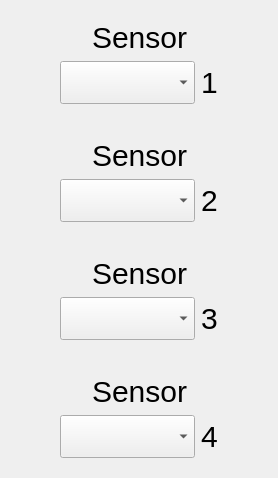
                   <widget class="QWidget" name="widget_stylesheet_left_sensors_page1" native="true">
                    <property name="styleSheet">
                     <string notr="true">QWidget#widget_sensor1 {
	border-image: url(display_widget.png);
    background-repeat: no-repeat;
    background-position: center;
    background-size: cover;
}

QWidget#widget_sensor2 {
	border-image: url(display_widget.png);
    background-repeat: no-repeat;
    background-position: center;
    background-size: cover;
}

QWidget#widget_sensor3 {
    border-image: url(display_widget.png);
    background-repeat: no-repeat;
    background-position: center;
    background-size: cover;
}

QWidget#widget_sensor4 {
    border-image: url(display_widget.png);
    background-repeat: no-repeat;
    background-position: center;
    background-size: cover;
}

QWidget{
font-size: 30px; font-family: Arial;
}
</string>
                    </property>
                    <layout class="QGridLayout" name="gridLayout_16">
                     <item row="4" column="0">
                      <widget class="QWidget" name="widget_p1_sensor_3" native="true">
                       <property name="sizePolicy">
                        <sizepolicy hsizetype="Preferred" vsizetype="Expanding">
                         <horstretch>0</horstretch>
                         <verstretch>0</verstretch>
                        </sizepolicy>
                       </property>
                       <property name="minimumSize">
                        <size>
                         <width>0</width>
                         <height>100</height>
                        </size>
                       </property>
                       <property name="maximumSize">
                        <size>
                         <width>16777215</width>
                         <height>16777215</height>
                        </size>
                       </property>
                       <property name="styleSheet">
                        <string notr="true">QWidget#widget_sensor1 {
    border-image: url(display_widget.png);
    background-repeat: no-repeat;
    background-position: center;
    background-size: cover;
}</string>
                       </property>
                       <layout class="QGridLayout" name="gridLayout_7" rowstretch="0">
                        <item row="0" column="0">
                         <layout class="QVBoxLayout" name="vlayout_p1_sensor_3" stretch="1,1">
                          <item>
                           <layout class="QHBoxLayout" name="horizontalLayout_15">
                            <item>
                             <spacer name="horizontalSpacer_25">
                              <property name="orientation">
                               <enum>Qt::Horizontal</enum>
                              </property>
                              <property name="sizeHint" stdset="0">
                               <size>
                                <width>40</width>
                                <height>20</height>
                               </size>
                              </property>
                             </spacer>
                            </item>
                            <item>
                             <widget class="QLabel" name="lbl_p1_sensor_name_3">
                              <property name="font">
                               <font>
                                <family>Arial</family>
                                <pointsize>-1</pointsize>
                               </font>
                              </property>
                              <property name="text">
                               <string>Sensor</string>
                              </property>
                              <property name="scaledContents">
                               <bool>true</bool>
                              </property>
                              <property name="alignment">
                               <set>Qt::AlignCenter</set>
                              </property>
                             </widget>
                            </item>
                            <item>
                             <spacer name="horizontalSpacer_26">
                              <property name="orientation">
                               <enum>Qt::Horizontal</enum>
                              </property>
                              <property name="sizeHint" stdset="0">
                               <size>
                                <width>40</width>
                                <height>20</height>
                               </size>
                              </property>
                             </spacer>
                            </item>
                           </layout>
                          </item>
                          <item>
                           <layout class="QHBoxLayout" name="horizontalLayout_16">
                            <item>
                             <spacer name="horizontalSpacer_27">
                              <property name="orientation">
                               <enum>Qt::Horizontal</enum>
                              </property>
                              <property name="sizeHint" stdset="0">
                               <size>
                                <width>40</width>
                                <height>20</height>
                               </size>
                              </property>
                             </spacer>
                            </item>
                            <item>
                             <widget class="QComboBox" name="combo_p1_sensor_selector_3"/>
                            </item>
                            <item>
                             <widget class="QLabel" name="lbl_p1_sensor_3">
                              <property name="text">
                               <string>3</string>
                              </property>
                              <property name="scaledContents">
                               <bool>true</bool>
                              </property>
                              <property name="alignment">
                               <set>Qt::AlignCenter</set>
                              </property>
                             </widget>
                            </item>
                            <item>
                             <spacer name="horizontalSpacer_28">
                              <property name="orientation">
                               <enum>Qt::Horizontal</enum>
                              </property>
                              <property name="sizeHint" stdset="0">
                               <size>
                                <width>40</width>
                                <height>20</height>
                               </size>
                              </property>
                             </spacer>
                            </item>
                           </layout>
                          </item>
                         </layout>
                        </item>
                       </layout>
                      </widget>
                     </item>
                     <item row="0" column="0">
                      <widget class="QWidget" name="widget_p1_sensor_1" native="true">
                       <property name="sizePolicy">
                        <sizepolicy hsizetype="Preferred" vsizetype="Expanding">
                         <horstretch>0</horstretch>
                         <verstretch>0</verstretch>
                        </sizepolicy>
                       </property>
                       <property name="minimumSize">
                        <size>
                         <width>0</width>
                         <height>100</height>
                        </size>
                       </property>
                       <property name="maximumSize">
                        <size>
                         <width>16777215</width>
                         <height>16777215</height>
                        </size>
                       </property>
                       <property name="styleSheet">
                        <string notr="true">QWidget#widget_sensor1 {
    border-image: url(display_widget.png);
    background-repeat: no-repeat;
    background-position: center;
    background-size: cover;
}</string>
                       </property>
                       <layout class="QGridLayout" name="gridLayout_5" rowstretch="0">
                        <item row="0" column="0">
                         <layout class="QVBoxLayout" name="vlayout_p1_sensor_1" stretch="1,1">
                          <item>
                           <layout class="QHBoxLayout" name="horizontalLayout_8">
                            <item>
                             <spacer name="horizontalSpacer_10">
                              <property name="orientation">
                               <enum>Qt::Horizontal</enum>
                              </property>
                              <property name="sizeHint" stdset="0">
                               <size>
                                <width>40</width>
                                <height>20</height>
                               </size>
                              </property>
                             </spacer>
                            </item>
                            <item>
                             <widget class="QLabel" name="lbl_p1_sensor_name_1">
                              <property name="font">
                               <font>
                                <family>Arial</family>
                                <pointsize>-1</pointsize>
                               </font>
                              </property>
                              <property name="text">
                               <string>Sensor</string>
                              </property>
                              <property name="scaledContents">
                               <bool>true</bool>
                              </property>
                              <property name="alignment">
                               <set>Qt::AlignCenter</set>
                              </property>
                             </widget>
                            </item>
                            <item>
                             <spacer name="horizontalSpacer_6">
                              <property name="orientation">
                               <enum>Qt::Horizontal</enum>
                              </property>
                              <property name="sizeHint" stdset="0">
                               <size>
                                <width>40</width>
                                <height>20</height>
                               </size>
                              </property>
                             </spacer>
                            </item>
                           </layout>
                          </item>
                          <item>
                           <layout class="QHBoxLayout" name="horizontalLayout_10">
                            <item>
                             <spacer name="horizontalSpacer_12">
                              <property name="orientation">
                               <enum>Qt::Horizontal</enum>
                              </property>
                              <property name="sizeHint" stdset="0">
                               <size>
                                <width>40</width>
                                <height>20</height>
                               </size>
                              </property>
                             </spacer>
                            </item>
                            <item>
                             <widget class="QComboBox" name="combo_p1_sensor_selector_1"/>
                            </item>
                            <item>
                             <widget class="QLabel" name="lbl_p1_sensor_1">
                              <property name="text">
                               <string>1</string>
                              </property>
                              <property name="scaledContents">
                               <bool>true</bool>
                              </property>
                              <property name="alignment">
                               <set>Qt::AlignCenter</set>
                              </property>
                             </widget>
                            </item>
                            <item>
                             <spacer name="horizontalSpacer_11">
                              <property name="orientation">
                               <enum>Qt::Horizontal</enum>
                              </property>
                              <property name="sizeHint" stdset="0">
                               <size>
                                <width>40</width>
                                <height>20</height>
                               </size>
                              </property>
                             </spacer>
                            </item>
                           </layout>
                          </item>
                         </layout>
                        </item>
                       </layout>
                      </widget>
                     </item>
                     <item row="1" column="0">
                      <spacer name="verticalSpacer_8">
                       <property name="orientation">
                        <enum>Qt::Vertical</enum>
                       </property>
                       <property name="sizeHint" stdset="0">
                        <size>
                         <width>194</width>
                         <height>10</height>
                        </size>
                       </property>
                      </spacer>
                     </item>
                     <item row="3" column="0">
                      <spacer name="verticalSpacer_7">
                       <property name="orientation">
                        <enum>Qt::Vertical</enum>
                       </property>
                       <property name="sizeHint" stdset="0">
                        <size>
                         <width>194</width>
                         <height>10</height>
                        </size>
                       </property>
                      </spacer>
                     </item>
                     <item row="5" column="0">
                      <spacer name="verticalSpacer_3">
                       <property name="orientation">
                        <enum>Qt::Vertical</enum>
                       </property>
                       <property name="sizeHint" stdset="0">
                        <size>
                         <width>194</width>
                         <height>10</height>
                        </size>
                       </property>
                      </spacer>
                     </item>
                     <item row="2" column="0">
                      <widget class="QWidget" name="widget_p1_sensor_2" native="true">
                       <property name="sizePolicy">
                        <sizepolicy hsizetype="Preferred" vsizetype="Expanding">
                         <horstretch>0</horstretch>
                         <verstretch>0</verstretch>
                        </sizepolicy>
                       </property>
                       <property name="minimumSize">
                        <size>
                         <width>0</width>
                         <height>100</height>
                        </size>
                       </property>
                       <property name="maximumSize">
                        <size>
                         <width>16777215</width>
                         <height>16777215</height>
                        </size>
                       </property>
                       <property name="styleSheet">
                        <string notr="true">QWidget#widget_sensor1 {
    border-image: url(display_widget.png);
    background-repeat: no-repeat;
    background-position: center;
    background-size: cover;
}</string>
                       </property>
                       <layout class="QGridLayout" name="gridLayout_6" rowstretch="0">
                        <item row="0" column="0">
                         <layout class="QVBoxLayout" name="vlayout_p1_sensor_2" stretch="1,1">
                          <item>
                           <layout class="QHBoxLayout" name="horizontalLayout_13">
                            <item>
                             <spacer name="horizontalSpacer_21">
                              <property name="orientation">
                               <enum>Qt::Horizontal</enum>
                              </property>
                              <property name="sizeHint" stdset="0">
                               <size>
                                <width>40</width>
                                <height>20</height>
                               </size>
                              </property>
                             </spacer>
                            </item>
                            <item>
                             <widget class="QLabel" name="lbl_p1_sensor_name_2">
                              <property name="font">
                               <font>
                                <family>Arial</family>
                                <pointsize>-1</pointsize>
                               </font>
                              </property>
                              <property name="text">
                               <string>Sensor</string>
                              </property>
                              <property name="scaledContents">
                               <bool>true</bool>
                              </property>
                              <property name="alignment">
                               <set>Qt::AlignCenter</set>
                              </property>
                             </widget>
                            </item>
                            <item>
                             <spacer name="horizontalSpacer_22">
                              <property name="orientation">
                               <enum>Qt::Horizontal</enum>
                              </property>
                              <property name="sizeHint" stdset="0">
                               <size>
                                <width>40</width>
                                <height>20</height>
                               </size>
                              </property>
                             </spacer>
                            </item>
                           </layout>
                          </item>
                          <item>
                           <layout class="QHBoxLayout" name="horizontalLayout_14">
                            <item>
                             <spacer name="horizontalSpacer_23">
                              <property name="orientation">
                               <enum>Qt::Horizontal</enum>
                              </property>
                              <property name="sizeHint" stdset="0">
                               <size>
                                <width>40</width>
                                <height>20</height>
                               </size>
                              </property>
                             </spacer>
                            </item>
                            <item>
                             <widget class="QComboBox" name="combo_p1_sensor_selector_2"/>
                            </item>
                            <item>
                             <widget class="QLabel" name="lbl_p1_sensor_2">
                              <property name="text">
                               <string>2</string>
                              </property>
                              <property name="scaledContents">
                               <bool>true</bool>
                              </property>
                              <property name="alignment">
                               <set>Qt::AlignCenter</set>
                              </property>
                             </widget>
                            </item>
                            <item>
                             <spacer name="horizontalSpacer_24">
                              <property name="orientation">
                               <enum>Qt::Horizontal</enum>
                              </property>
                              <property name="sizeHint" stdset="0">
                               <size>
                                <width>40</width>
                                <height>20</height>
                               </size>
                              </property>
                             </spacer>
                            </item>
                           </layout>
                          </item>
                         </layout>
                        </item>
                       </layout>
                      </widget>
                     </item>
                     <item row="6" column="0">
                      <widget class="QWidget" name="widget_p1_sensor_4" native="true">
                       <property name="sizePolicy">
                        <sizepolicy hsizetype="Preferred" vsizetype="Expanding">
                         <horstretch>0</horstretch>
                         <verstretch>0</verstretch>
                        </sizepolicy>
                       </property>
                       <property name="minimumSize">
                        <size>
                         <width>0</width>
                         <height>100</height>
                        </size>
                       </property>
                       <property name="maximumSize">
                        <size>
                         <width>16777215</width>
                         <height>16777215</height>
                        </size>
                       </property>
                       <property name="styleSheet">
                        <string notr="true">QWidget#widget_sensor1 {
    border-image: url(display_widget.png);
    background-repeat: no-repeat;
    background-position: center;
    background-size: cover;
}</string>
                       </property>
                       <layout class="QGridLayout" name="gridLayout_8" rowstretch="0">
                        <item row="0" column="0">
                         <layout class="QVBoxLayout" name="vlayout_p1_sensor_4" stretch="1,1">
                          <item>
                           <layout class="QHBoxLayout" name="horizontalLayout_17">
                            <item>
                             <spacer name="horizontalSpacer_29">
                              <property name="orientation">
                               <enum>Qt::Horizontal</enum>
                              </property>
                              <property name="sizeHint" stdset="0">
                               <size>
                                <width>40</width>
                                <height>20</height>
                               </size>
                              </property>
                             </spacer>
                            </item>
                            <item>
                             <widget class="QLabel" name="lbl_p1_sensor_name_4">
                              <property name="font">
                               <font>
                                <family>Arial</family>
                                <pointsize>-1</pointsize>
                               </font>
                              </property>
                              <property name="text">
                               <string>Sensor</string>
                              </property>
                              <property name="scaledContents">
                               <bool>true</bool>
                              </property>
                              <property name="alignment">
                               <set>Qt::AlignCenter</set>
                              </property>
                             </widget>
                            </item>
                            <item>
                             <spacer name="horizontalSpacer_30">
                              <property name="orientation">
                               <enum>Qt::Horizontal</enum>
                              </property>
                              <property name="sizeHint" stdset="0">
                               <size>
                                <width>40</width>
                                <height>20</height>
                               </size>
                              </property>
                             </spacer>
                            </item>
                           </layout>
                          </item>
                          <item>
                           <layout class="QHBoxLayout" name="horizontalLayout_18">
                            <item>
                             <spacer name="horizontalSpacer_31">
                              <property name="orientation">
                               <enum>Qt::Horizontal</enum>
                              </property>
                              <property name="sizeHint" stdset="0">
                               <size>
                                <width>40</width>
                                <height>20</height>
                               </size>
                              </property>
                             </spacer>
                            </item>
                            <item>
                             <widget class="QComboBox" name="combo_p1_sensor_selector_4"/>
                            </item>
                            <item>
                             <widget class="QLabel" name="lbl_p1_sensor_4">
                              <property name="text">
                               <string>4</string>
                              </property>
                              <property name="scaledContents">
                               <bool>true</bool>
                              </property>
                              <property name="alignment">
                               <set>Qt::AlignCenter</set>
                              </property>
                             </widget>
                            </item>
                            <item>
                             <spacer name="horizontalSpacer_32">
                              <property name="orientation">
                               <enum>Qt::Horizontal</enum>
                              </property>
                              <property name="sizeHint" stdset="0">
                               <size>
                                <width>40</width>
                                <height>20</height>
                               </size>
                              </property>
                             </spacer>
                            </item>
                           </layout>
                          </item>
                         </layout>
                        </item>
                       </layout>
                      </widget>
                     </item>
                    </layout>
                   </widget>
